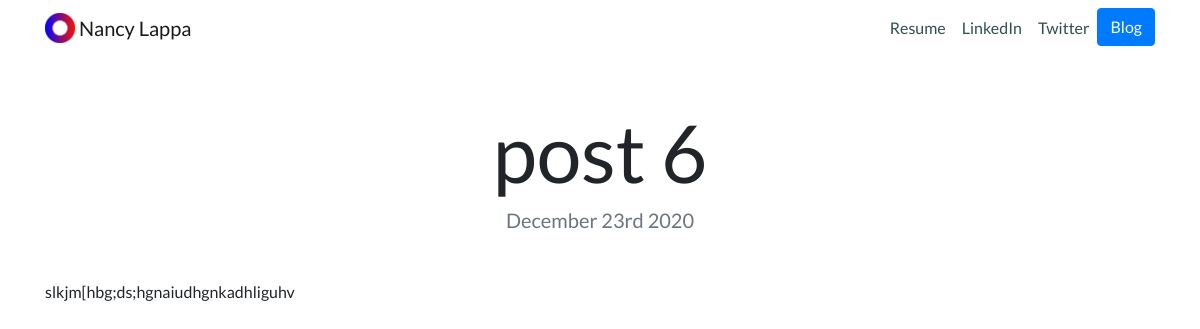
The page /blog/10/ on the database its author committed.
### blog/models.py (models this page shows, shortened)
class Post(models.Model):
    title = models.CharField(max_length=200)
    date = models.DateField()
    description = models.TextField()

### blog/views.py (the view)
# urls.py: path('<int:post_id>/', views.detail, name='detail'), #pernav parametro to id tou post
def detail(request, post_id):
    post = get_object_or_404(Post, pk=post_id) #vazei to object sti metavliti post
    return render(request, 'blog/detail.html', {'post': post})

### blog/templates/blog/detail.html
{% extends "portfolio/base.html" %}
{% load static %}
{% block content %}
<h1 class="text-center mt-5" id="blogdetailtitle">{{ post.title }}</h1>
<h5 class="text-center text-muted mb-5">{{ post.date|date:'F jS Y' }}</h5>
{{ post.description|safe }}
{% endblock %}

### portfolio/static/portfolio/custom.css (style rules this page uses)
body { font-family: 'Lato', sans-serif; }
@media (min-width: 992px) { #blogdetailtitle { font-size: 5rem; } }

### rows shown on the page
Post: title "post 6", date "December 23rd 2020", description "slkjm[hbg;ds;hgnaiudhgnkadhliguhv"
